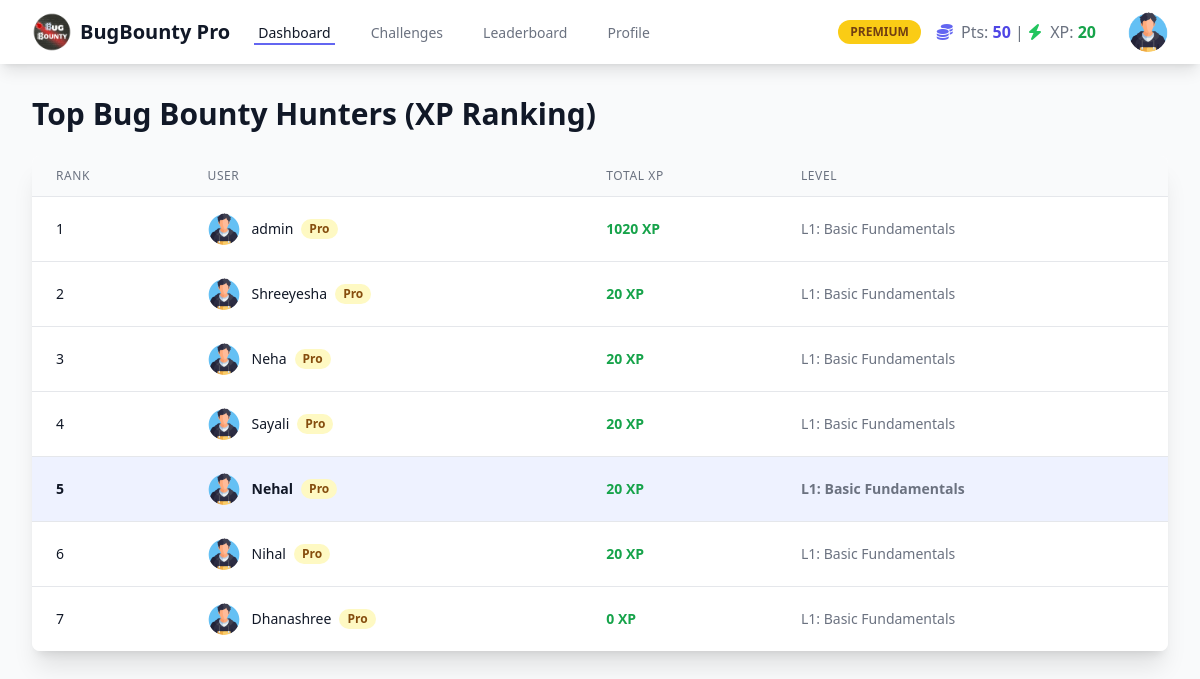
Page /leaderboard (signed in) on the committed database.
### app.py (models this page shows, shortened)
class User(UserMixin, db.Model):
    __tablename__ = 'users'
    user_id = db.Column(db.Integer, primary_key=True)
    username = db.Column(db.String(255), unique=True, nullable=False)
    email = db.Column(db.String(255), unique=True, nullable=False)
    password_hash = db.Column(db.String(255), nullable=False)
    points = db.Column(db.Integer, default=0, nullable=False)
    xp = db.Column(db.Integer, default=0, nullable=False)
    current_level_id = db.Column(db.Integer, db.ForeignKey('levels.level_id'), nullable=True)
    virtual_currency = db.Column(db.Integer, default=0, nullable=False)
    profile_picture_url = db.Column(db.String(255), nullable=True, default='/static/default_profile.png')
    registration_date = db.Column(db.DateTime, nullable=False, default=datetime.utcnow)
    has_active_subscription = db.Column(db.Boolean, nullable=True, default=False)
    is_admin = db.Column(db.Boolean, default=False) # 🔴 नवीन फील्ड जोडा Admin sathi🔴
    submissions = db.relationship('UserChallengeSubmission', backref='user', lazy='dynamic', foreign_keys='UserChallengeSubmission.user_id')
    badges_earned = db.relationship('UserBadge', backref='user', lazy='dynamic')

class Level(db.Model):
    __tablename__ = 'levels'
    level_id = db.Column(db.Integer, primary_key=True)
    level_number = db.Column(db.Integer, unique=True, nullable=False)
    level_name = db.Column(db.String(255), unique=True, nullable=False)
    points_required = db.Column(db.Integer, nullable=False)
    xp_required = db.Column(db.Integer, nullable=False, default=0)
    programming_language_id = db.Column(db.Integer, db.ForeignKey('programming_languages.language_id'), nullable=False)
    users = db.relationship('User', backref='current_level', lazy='dynamic', foreign_keys='User.current_level_id')
    language_rel = db.relationship('ProgrammingLanguage', backref='levels', lazy=True)

### app.py (the view)
@app.route('/leaderboard')
@login_required
def leaderboard_list():
    top_users = User.query.order_by(User.xp.desc()).limit(10).all()
    return render_template('leaderboard.html', title="Leaderboard", top_users=top_users)

### app.py (called while the page is built)
@login_manager.user_loader
def load_user(user_id):
    return User.query.get(int(user_id))

### templates/leaderboard.html (shortened to what this page needs)
{% extends 'base.html' %}
{% block content %}
<section id="leaderboard-page">
    <h1 class="text-3xl font-bold text-gray-900 mb-6">Top Bug Bounty Hunters (XP Ranking)</h1>
    <div class="bg-white shadow-xl rounded-lg overflow-hidden">
        <table class="min-w-full divide-y divide-gray-200">
            <thead class="bg-gray-50">
                <tr>
                    <th class="px-6 py-3 text-left text-xs font-medium text-gray-500 uppercase tracking-wider">Rank</th>
                    <th class="px-6 py-3 text-left text-xs font-medium text-gray-500 uppercase tracking-wider">User</th>
                    <th class="px-6 py-3 text-left text-xs font-medium text-gray-500 uppercase tracking-wider">Total XP</th>
                    <th class="px-6 py-3 text-left text-xs font-medium text-gray-500 uppercase tracking-wider">Level</th>
                </tr>
            </thead>
            <tbody class="bg-white divide-y divide-gray-200">
                {% for user in top_users %}
                <tr class="{% if user.user_id == current_user.user_id %}bg-indigo-50 font-semibold{% endif %}">
                    <td class="px-6 py-4 whitespace-nowrap text-sm text-gray-900">{{ loop.index }}</td>
                    <td class="px-6 py-4 whitespace-nowrap">
                        <div class="flex items-center">
                            <img class="h-8 w-8 rounded-full mr-3 object-cover" src="{{ user.profile_picture_url }}" alt="Profile">
                            <span class="text-sm text-gray-900">{{ user.username }}</span>
                            {% if user.has_active_subscription %}
                            <span class="ml-2 px-2 inline-flex text-xs leading-5 font-semibold rounded-full bg-yellow-100 text-yellow-800">Pro</span>
                            {% endif %}
                        </div>
                    </td>
                    <td class="px-6 py-4 whitespace-nowrap text-sm text-green-600 font-bold">{{ user.xp }} XP</td>
                    <td class="px-6 py-4 whitespace-nowrap text-sm text-gray-500">{{ user.current_level.level_name }}</td>
                </tr>
                {% else %}
                <tr>
                    <td colspan="4" class="px-6 py-4 text-center text-sm text-gray-500">No users found to display on the leaderboard.</td>
                </tr>
                {% endfor %}
            </tbody>
        </table>
    </div>
</section>
{% endblock %}

### templates/base.html (shortened to what this page needs)
<!DOCTYPE html>
<html lang="en">
<head>
    <script src="https://cdn.tailwindcss.com"></script>
    <link rel="stylesheet" href="https://cdnjs.cloudflare.com/ajax/libs/font-awesome/6.4.0/css/all.min.css">
    <link rel="stylesheet" href="{{ url_for('static', filename='style.css') }}">
</head>
<body class="bg-gray-50">
    <nav class="bg-white shadow-lg sticky top-0 z-10">
        <div class="max-w-7xl mx-auto px-4 sm:px-6 lg:px-8">
            <div class="flex justify-between h-16">
                <div class="flex items-center">
                    <a href="{{ url_for('home') }}" class="flex items-center space-x-2">
                        <img src="{{ url_for('static', filename='icons/bb_logo.png') }}"
                             alt="BugBounty Pro Logo"
                             class="h-10 w-10 object-contain">
                        <span class="text-xl font-bold text-gray-900">BugBounty Pro</span>
                    </a>
                    <div class="hidden sm:ml-6 sm:flex sm:space-x-8">
                        <a href="{{ url_for('home') }}" class="border-indigo-500 text-gray-900 inline-flex items-center px-1 pt-1 border-b-2 text-sm font-medium">Dashboard</a>
                        <a href="{{ url_for('challenges_list') }}" class="border-transparent text-gray-500 hover:border-gray-300 hover:text-gray-700 inline-flex items-center px-1 pt-1 border-b-2 text-sm font-medium">Challenges</a>
                        <a href="{{ url_for('leaderboard_list') }}" class="border-transparent text-gray-500 hover:border-gray-300 hover:text-gray-700 inline-flex items-center px-1 pt-1 border-b-2 text-sm font-medium">Leaderboard</a>
                        <a href="{{ url_for('profile') }}" class="border-transparent text-gray-500 hover:border-gray-300 hover:text-gray-700 inline-flex items-center px-1 pt-1 border-b-2 text-sm font-medium">Profile</a>
                    </div>
                </div>
                <div class="hidden sm:ml-6 sm:flex sm:items-center">
                    {% if current_user.is_authenticated %}
                        {% if current_user.has_active_subscription %}
                            <span class="px-3 py-1 text-xs font-semibold rounded-full bg-yellow-400 text-yellow-900 mr-4">PREMIUM</span>
                        {% endif %}
                        <span class="text-gray-500 mr-4">
                            <i class="fas fa-coins text-indigo-500 mr-1"></i> Pts: <span class="font-bold text-indigo-600">{{ current_user.points }}</span> |
                            <i class="fas fa-bolt text-green-500 mr-1"></i> XP: <span class="font-bold text-green-600" id="xp-counter">{{ current_user.xp }}</span>
                        </span>
                        <div class="ml-4 flex items-center group relative">
                            <img src="{{ url_for('static', filename='default_profile.png') }}" alt="Profile" class="h-10 w-10 rounded-full object-cover cursor-pointer hover:ring-2 hover:ring-indigo-500 transition duration-150">
                        </div>
                    {% else %}
                        <a href="{{ url_for('login') }}" class="ml-4 text-sm font-medium text-indigo-600 hover:text-indigo-800">Login</a>
                    {% endif %}
                </div>
            </div>
        </div>
    </nav>
    <div class="max-w-7xl mx-auto px-4 sm:px-6 lg:px-8 py-8">
        {% block content %}{% endblock %}
    </div>
</body>
</html>

### static/style.css (style rules this page uses)
body { font-family: 'Segoe UI', Tahoma, Geneva, Verdana, sans-serif; }

### templates/base.html (style rules this page uses)
:root { --primary-color: #6366f1; --secondary-color: #f8fafc; --error-color: #ef4444; --success-color: #10b981; }

### rows in the picture
User: points "50", xp "20", profile_picture_url (placeholder picture), username "Nehal", has_active_subscription "Pro", current_level.level_name "L1: Basic Fundamentals"
User: profile_picture_url (placeholder picture), username "admin", has_active_subscription "Pro", xp "1020", current_level.level_name "L1: Basic Fundamentals"
User: profile_picture_url (placeholder picture), username "Shreeyesha", has_active_subscription "Pro", xp "20", current_level.level_name "L1: Basic Fundamentals"
User: profile_picture_url (placeholder picture), username "Neha", has_active_subscription "Pro", xp "20", current_level.level_name "L1: Basic Fundamentals"
User: profile_picture_url (placeholder picture), username "Sayali", has_active_subscription "Pro", xp "20", current_level.level_name "L1: Basic Fundamentals"
User: profile_picture_url (placeholder picture), username "Nihal", has_active_subscription "Pro", xp "20", current_level.level_name "L1: Basic Fundamentals"
User: profile_picture_url (placeholder picture), username "Dhanashree", has_active_subscription "Pro", xp "0", current_level.level_name "L1: Basic Fundamentals"
